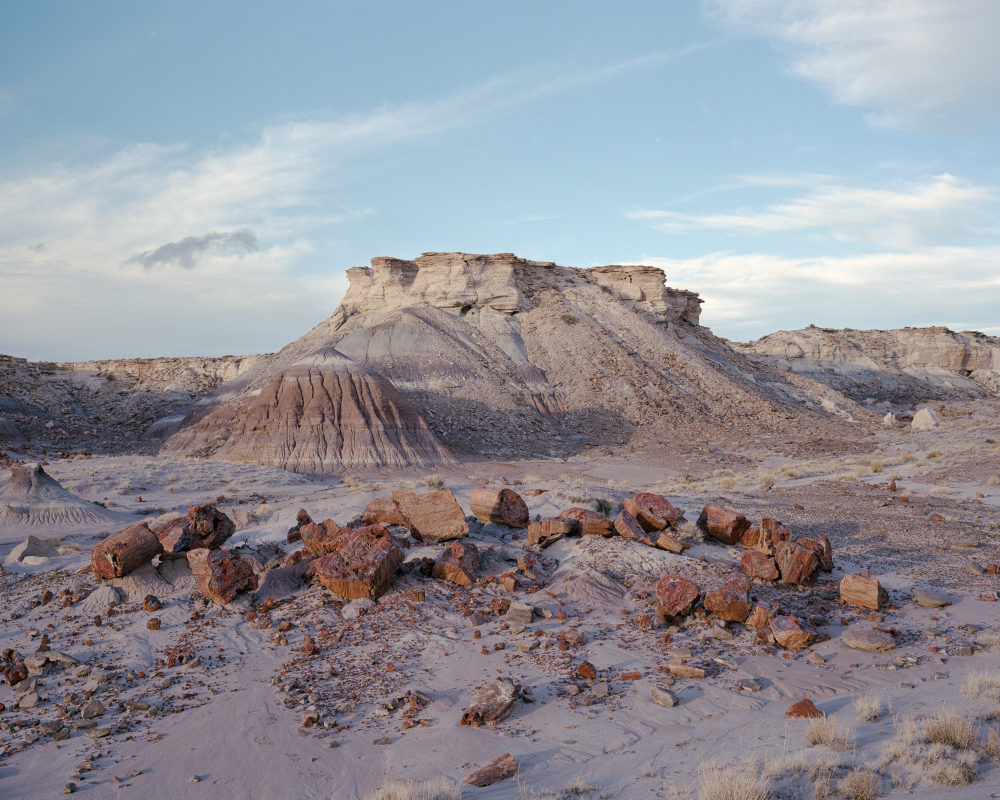
#> input picture photo-inspo/46.jpg, 2000 x 1600 px, given in place of DSCF3790-cleanInvert.jpg, which was not available (shown at 1/2 size)
$ python lucky200-reference-study.py ../../photo-inspo
#> lines starting #> are read from the running program, lines starting #| are printed output that depends on the picture
#!/usr/bin/env python3
"""Build a local, unpaired RAW reference review after FilmScanLookbook --lucky-study.

Requires the repository's rawpy, numpy, and Pillow environment. No registration,
pixel-error score, or assertion of measured scene color is made.
"""
import argparse
import colorsys
import html
import json
from pathlib import Path

import numpy as np
import rawpy
from PIL import Image, ImageDraw

ROOT = Path(__file__).resolve().parents[2]
parser = argparse.ArgumentParser(description=__doc__)
parser.add_argument("render_directory", type=Path)
parser.add_argument("--output", type=Path, default=ROOT / "dist/lucky200-reference-study")
args = parser.parse_args()
out = args.output
out.mkdir(parents=True, exist_ok=True)
references = ROOT / "sample-raw/luckyc200/tahoe test digital photos"
metadata = {}
for path in sorted(references.glob("*.RAF")):
    with rawpy.imread(str(path)) as raw:
        metadata[path.stem] = {"camera_white_balance": raw.camera_whitebalance}
        rgb = raw.postprocess(
            use_camera_wb=True, output_color=rawpy.ColorSpace.sRGB,
            gamma=(2.4, 12.92), output_bps=8, half_size=True,
        )
    im = Image.fromarray(rgb)
    im.thumbnail((1200, 1200))
    im.save(out / f"{path.stem}-reference.jpg", quality=96)

# Rebate cropping and orientation are presentation-only, identical for both recipes.
rows = [
    ("DSCF3790", (55, 75, 1090, 765), 0, "DSCF3500", "Shaded road and mixed foliage"),
    ("DSCF3799", (20, 65, 1050, 765), 270, "DSCF3560", "Pine, lake, and backlight"),
    ("DSCF3802", (15, 80, 1048, 770), 0, "DSCF3550", "Sunlit path, sage, and granite"),
    ("DSCF3811", (10, 80, 1045, 772), 90, "DSCF3515", "Shoreline foliage and granite; skin check"),
    ("DSCF3816 copy 2", (40, 70, 1073, 750), 0, "DSCF3444", "Shoreline shrubs and distant mountains"),
]
body = []
for stem, crop, rotation, ref, label in rows:
    files = []
    for recipe in ("cleanInvert", "foliage"):
        im = Image.open(args.render_directory / f"{stem}-{recipe}.jpg")
#> im is the input picture: PIL image 2000x1600 RGB; mean R, G, B 146, 145.6, 152.6
        im = im.crop(crop).rotate(rotation, expand=True)
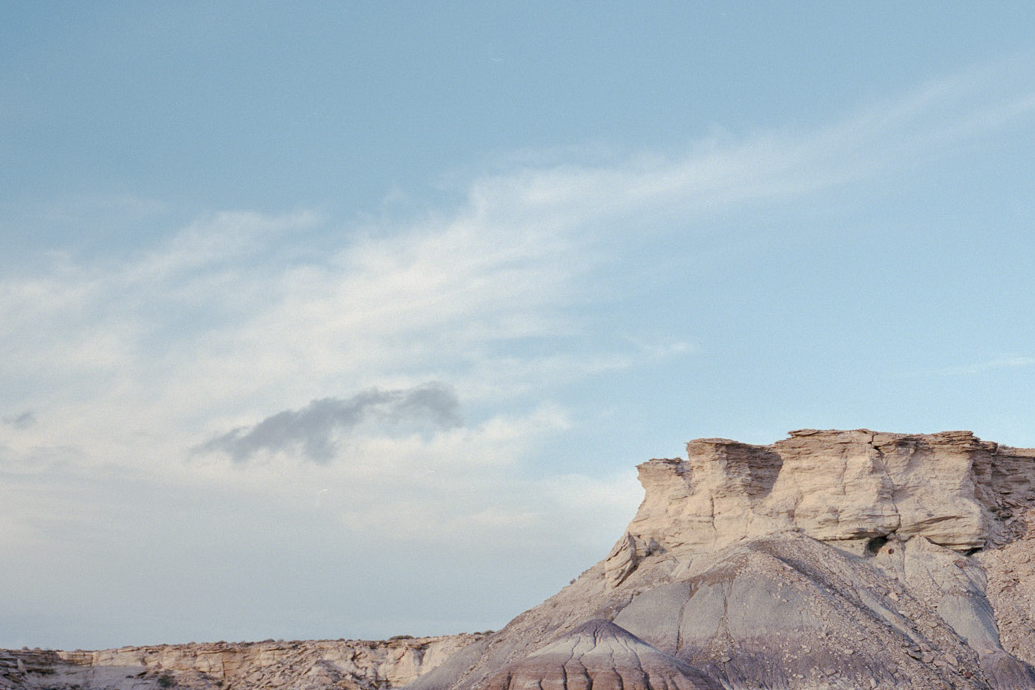
#> im: PIL image 1035x690 RGB; mean R, G, B 170.2, 184.4, 193.3
        name = f"{stem}-{recipe}.jpg"
        im.save(out / name, quality=96)
        files.append(name)
    files.append(f"{ref}-reference.jpg")
    images = ''.join(f'<td><a href="{html.escape(f)}"><img src="{html.escape(f)}"></a></td>' for f in files)
    body.append(f'<tr><th>{html.escape(stem)}<br><small>{label}</small></th>{images}</tr>')
#> pass 2 of the loop `for stem, crop, rotation, ref, label in rows:`:
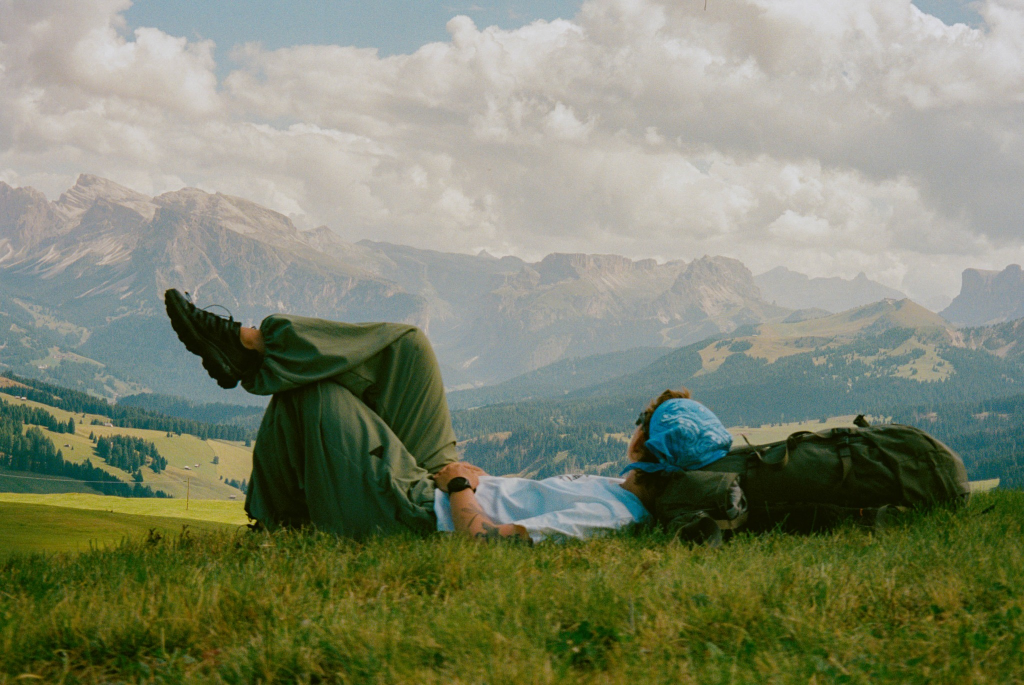
#> input picture photo-inspo/474858008_10161058716530197_7516366660036049240_n.jpg, 2048 x 1370 px, given in place of DSCF3799-cleanInvert.jpg, which was not available (shown at 1/2 size)
#> im is the input picture: PIL image 2048x1370 RGB; mean R, G, B 127.8, 134.1, 111.3
#> `im = im.crop(crop).rotate(rotation, expand=True)`:
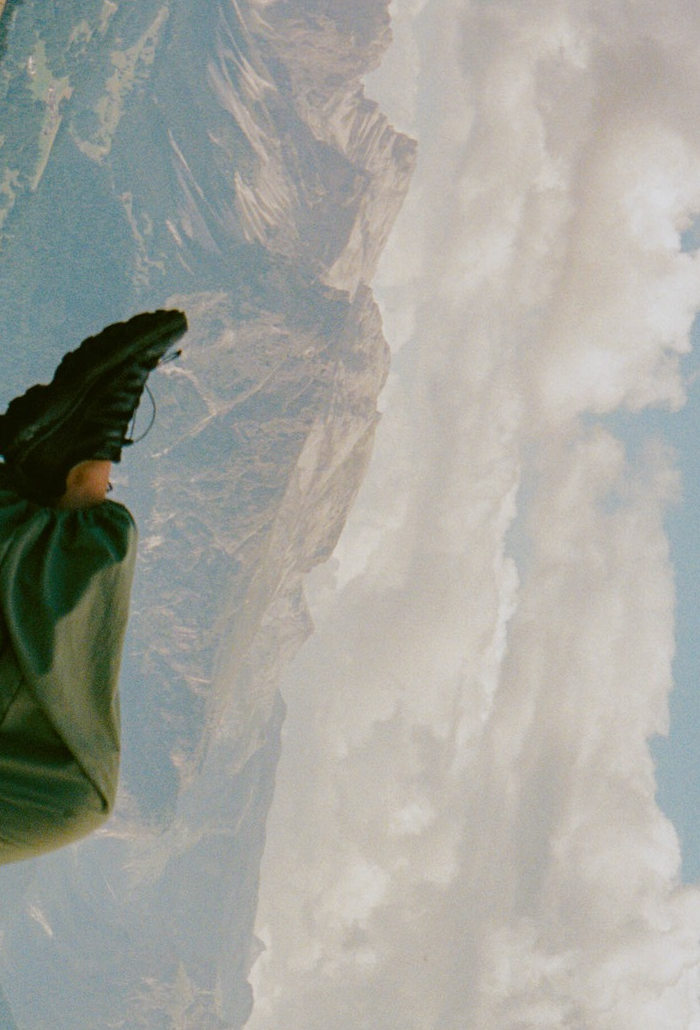
#> im: PIL image 700x1030 RGB; mean R, G, B 162.6, 163.5, 156.8
#> (the run stopped early here; a loop or call above may not have finished)
